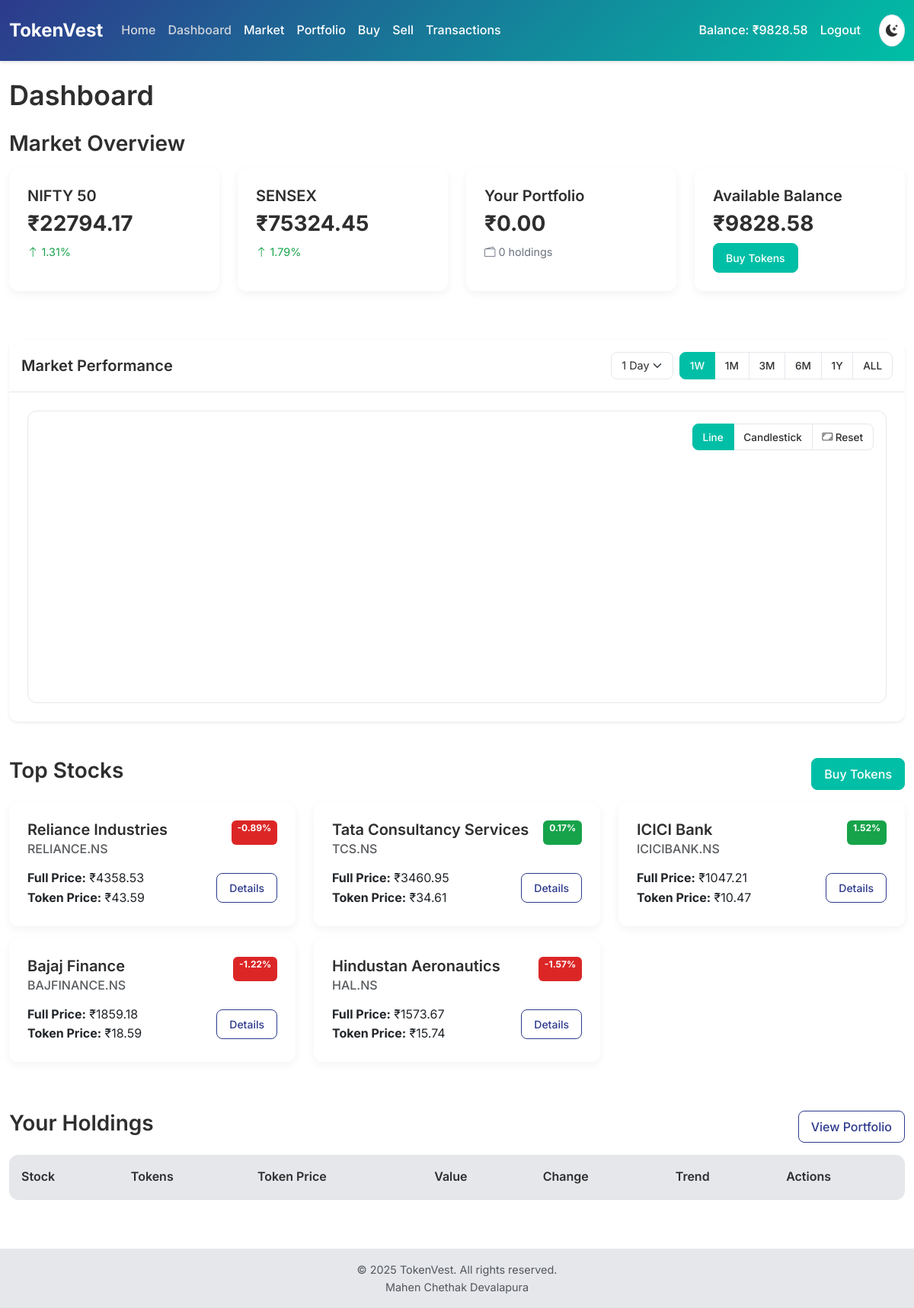
The page /dashboard (signed in) on the database its author committed.
### models.py (models this page shows, shortened)
class User(UserMixin, db.Model):
    id = db.Column(db.Integer, primary_key=True)
    name = db.Column(db.String(100), nullable=False)
    email = db.Column(db.String(100), unique=True, nullable=False, index=True)  # Added index for faster lookups
    password_hash = db.Column(db.String(256), nullable=False)  # Increased length for stronger hashing
    balance = db.Column(db.Float, default=10000.0, nullable=False)  # Starting with ₹10,000
    created_at = db.Column(db.DateTime, default=datetime.now, nullable=False)
    holdings = db.relationship('Holding', backref='user', lazy='dynamic')  # Changed to dynamic for query flexibility
    transactions = db.relationship('Transaction', backref='user', lazy='dynamic')

class Stock(db.Model):
    id = db.Column(db.Integer, primary_key=True)
    name = db.Column(db.String(100), nullable=False)
    symbol = db.Column(db.String(20), unique=True, nullable=False, index=True)  # Added index for faster lookups
    description = db.Column(db.Text, nullable=True)
    sector = db.Column(db.String(100), nullable=True)
    full_price = db.Column(db.Float, nullable=False)
    token_count = db.Column(db.Integer, nullable=False, default=100)  # Default to 100 tokens per share
    token_price = db.Column(db.Float, nullable=False)
    change_percent = db.Column(db.Float, default=0.0, nullable=False)
    last_updated = db.Column(db.DateTime, default=datetime.now, onupdate=datetime.now, nullable=False)
    is_active = db.Column(db.Boolean, default=True, nullable=False)  # Added to enable/disable stocks
    tokens = db.relationship('Token', backref='stock', lazy='dynamic')
    holdings = db.relationship('Holding', backref='stock', lazy='dynamic')
    transactions = db.relationship('Transaction', backref='stock', lazy='dynamic')

### app.py (the view)
@app.route('/dashboard')
@login_required
def dashboard():
    stocks = Stock.query.limit(10).all()
    user_holdings = Holding.query.filter_by(user_id=current_user.id).all()
    for stock in stocks:
        try:
            live_price = get_nse_stock_price(stock.symbol)
            stock.full_price = live_price['price']
            stock.change_percent = live_price['change_percent']
            stock.token_price = calculate_token_price(live_price['price'], stock.token_count)
        except Exception as e:
            print(f"Error updating price for {stock.symbol}: {e}")
    db.session.commit()
    try:
        nifty_data = get_nse_stock_price("^NSEI")
        sensex_data = get_nse_stock_price("^BSESN")
        market_data = {
            'nifty': nifty_data,
            'sensex': sensex_data
        }
    except Exception as e:
        print(f"Error fetching market data: {e}")
        market_data = {}
    portfolio_value = 0
    for holding in user_holdings:
        stock = Stock.query.get(holding.stock_id)
        portfolio_value += holding.token_quantity * stock.token_price
    return render_template('dashboard.html',
                          stocks=stocks,
                          holdings=user_holdings,
                          market_data=market_data,
                          portfolio_value=portfolio_value)

### templates/dashboard.html (shortened to what this page needs)
<!DOCTYPE html>
<html lang="en">
  <head>
    <link
      href="https://cdn.jsdelivr.net/npm/bootstrap@5.3.0-alpha1/dist/css/bootstrap.min.css"
      rel="stylesheet"
    />
    <link
      rel="stylesheet"
      href="https://cdn.jsdelivr.net/npm/bootstrap-icons@1.8.1/font/bootstrap-icons.css"
    />
    <link
      rel="stylesheet"
      href="https://cdnjs.cloudflare.com/ajax/libs/font-awesome/6.1.1/css/all.min.css"
    />
  </head>
  <body>
    <nav class="navbar navbar-expand-lg navbar-dark">
      <div class="container">
        <a class="navbar-brand" href="{{ url_for('index') }}">TokenVest</a>
        <div class="collapse navbar-collapse" id="navbarNav">
          <ul class="navbar-nav me-auto">
            <li class="nav-item">
              <a class="nav-link active" href="/">Home</a>
            </li>
            <li class="nav-item">
              <a class="nav-link active" href="{{ url_for('dashboard') }}"
                >Dashboard</a
              >
            </li>
            <li class="nav-item">
              <a class="nav-link" href="{{ url_for('market') }}">Market</a>
            </li>
            <li class="nav-item">
              <a class="nav-link" href="{{ url_for('portfolio') }}"
                >Portfolio</a
              >
            </li>
            <li class="nav-item">
              <a class="nav-link" href="{{ url_for('buy') }}">Buy</a>
            </li>
            <li class="nav-item">
              <a class="nav-link" href="{{ url_for('sell') }}">Sell</a>
            </li>
            <li class="nav-item">
              <a class="nav-link" href="{{ url_for('transactions') }}"
                >Transactions</a
              >
            </li>
          </ul>
          <div class="navbar-nav align-items-center">
            <span class="nav-item nav-link text-light"
              >Balance: ₹{{ "{:.2f}".format(current_user.balance) }}</span
            >
            <a class="nav-link" href="{{ url_for('logout') }}">Logout</a>
            <div class="theme-toggle">
              <button class="btn" id="themeToggle">
                <i class="bi bi-moon-stars-fill"></i>
              </button>
            </div>
          </div>
        </div>
      </div>
    </nav>
    <div class="container mt-4">
      <h1 class="mb-4 fade-in">Dashboard</h1>
      <section class="mb-5 fade-in">
        <h2 class="mb-3">Market Overview</h2>
        <div class="row">
          <div class="col-md-6 col-lg-3 mb-3">
            <div class="card h-100">
              <div class="card-body">
                <h5 class="card-title">NIFTY 50</h5>
                <h3>₹{{ "{:.2f}".format(market_data.nifty.price) }}</h3>
                <p
                  class="card-text {% if market_data.nifty.change_percent > 0 %}text-success{% else %}text-danger{% endif %}"
                >
                  <i
                    class="bi bi-arrow-{% if market_data.nifty.change_percent > 0 %}up{% else %}down{% endif %}"
                  ></i>
                  {{ "{:.2f}".format(market_data.nifty.change_percent) }}%
                </p>
              </div>
            </div>
          </div>
          <div class="col-md-6 col-lg-3 mb-3">
            <div class="card h-100">
              <div class="card-body">
                <h5 class="card-title">SENSEX</h5>
                <h3>₹{{ "{:.2f}".format(market_data.sensex.price) }}</h3>
                <p
                  class="card-text {% if market_data.sensex.change_percent > 0 %}text-success{% else %}text-danger{% endif %}"
                >
                  <i
                    class="bi bi-arrow-{% if market_data.sensex.change_percent > 0 %}up{% else %}down{% endif %}"
                  ></i>
                  {{ "{:.2f}".format(market_data.sensex.change_percent) }}%
                </p>
              </div>
            </div>
          </div>
          <div class="col-md-6 col-lg-3 mb-3">
            <div class="card h-100">
              <div class="card-body">
                <h5 class="card-title">Your Portfolio</h5>
                <h3>₹{{ "{:.2f}".format(portfolio_value) }}</h3>
                <p class="card-text">
                  <i class="bi bi-wallet2"></i> {{ holdings|length }} holdings
                </p>
              </div>
            </div>
          </div>
          <div class="col-md-6 col-lg-3 mb-3">
            <div class="card h-100">
              <div class="card-body">
                <h5 class="card-title">Available Balance</h5>
                <h3>₹{{ "{:.2f}".format(current_user.balance) }}</h3>
                <p class="card-text">
                  <a href="{{ url_for('buy') }}" class="btn btn-sm btn-accent"
                    >Buy Tokens</a
                  >
                </p>
              </div>
            </div>
          </div>
        </div>
      </section>
      <section class="mb-5 fade-in">
        <div class="card shadow-sm">
          <div
            class="card-header d-flex justify-content-between align-items-center"
          >
            <h5 class="mb-0">Market Performance</h5>
            <div class="d-flex gap-2 align-items-center">
              <select
                id="timeframeSelect"
                class="form-select form-select-sm"
                style="width: auto"
              >
                <option value="1D" selected>1 Day</option>
              </select>
              <div class="btn-group btn-group-sm" role="group">
                <button
                  type="button"
                  class="btn btn-outline-primary active"
                  data-range="1W"
                >
                  1W
                </button>
                <button
                  type="button"
                  class="btn btn-outline-primary"
                  data-range="1M"
                >
                  1M
                </button>
                <button
                  type="button"
                  class="btn btn-outline-primary"
                  data-range="3M"
                >
                  3M
                </button>
                <button
                  type="button"
                  class="btn btn-outline-primary"
                  data-range="6M"
                >
                  6M
                </button>
                <button
                  type="button"
                  class="btn btn-outline-primary"
                  data-range="1Y"
                >
                  1Y
                </button>
                <button
                  type="button"
                  class="btn btn-outline-primary"
                  data-range="ALL"
                >
                  ALL
                </button>
              </div>
            </div>
          </div>
          <div class="card-body">
            <div class="chart-container">
              <div class="chart-type-toggle">
                <div class="btn-group btn-group-sm">
                  <button
                    class="btn btn-outline-secondary active"
                    id="lineChartBtn"
                  >
                    Line
                  </button>
                  <button class="btn btn-outline-secondary" id="candleChartBtn">
                    Candlestick
                  </button>
                  <button class="btn btn-outline-secondary" id="resetZoomBtn">
                    <i class="bi bi-aspect-ratio"></i> Reset
                  </button>
                </div>
              </div>
              <div id="marketChart" style="height: 350px"></div>
            </div>
          </div>
        </div>
      </section>
      <section class="mb-5 fade-in">
        <div class="d-flex justify-content-between align-items-center mb-3">
          <h2>Top Stocks</h2>
          <a href="{{ url_for('buy') }}" class="btn btn-accent">Buy Tokens</a>
        </div>
        <div class="row">
          {% for stock in stocks %}
          <div class="col-md-6 col-lg-4 mb-3">
            <div class="card ticker-item h-100">
              <div class="card-body">
                <div class="d-flex justify-content-between">
                  <h5 class="card-title">{{ stock.name }}</h5>
                  <span
                    class="badge {% if stock.change_percent > 0 %}bg-success{% else %}bg-danger{% endif %}"
                    >{{ "{:.2f}".format(stock.change_percent) }}%</span
                  >
                </div>
                <h6 class="card-subtitle mb-2 text-muted">
                  {{ stock.symbol }}
                </h6>
                <div
                  class="d-flex justify-content-between align-items-center mt-3"
                >
                  <div>
                    <p class="mb-0">
                      <strong>Full Price:</strong> ₹{{
                      "{:.2f}".format(stock.full_price) }}
                    </p>
                    <p class="mb-0">
                      <strong>Token Price:</strong> ₹{{
                      "{:.2f}".format(stock.token_price) }}
                    </p>
                  </div>
                  <a
                    href="{{ url_for('stock_detail', symbol=stock.symbol) }}"
                    class="btn btn-sm btn-outline-primary"
                    >Details</a
                  >
                </div>
              </div>
            </div>
          </div>
          {% endfor %}
        </div>
      </section>
      <section class="fade-in">
        <div class="d-flex justify-content-between align-items-center mb-3">
          <h2>Your Holdings</h2>
          <a href="{{ url_for('portfolio') }}" class="btn btn-outline-primary"
            >View Portfolio</a
          >
        </div>
        <div class="table-responsive">
          <table class="table table-hover">
            <thead class="table-light">
              <tr>
                <th>Stock</th>
                <th>Tokens</th>
                <th>Token Price</th>
                <th>Value</th>
                <th>Change</th>
                <th>Trend</th>
                <th>Actions</th>
              </tr>
            </thead>
          </table>
        </div>
      </section>
    </div>
    <footer class="py-3 mt-5">
      <div class="container">
        <p class="text-center text-muted mb-0">
          © 2025 TokenVest. All rights reserved.
        </p>
        <p class="text-center text-muted mb-0">Mahen Chethak Devalapura</p>
      </div>
    </footer>
  </body>
</html>

### rows shown on the page
User: balance "9828.58"
Stock: name "Reliance Industries", change_percent "-0.89", symbol "RELIANCE.NS", full_price "4358.53", token_price "43.59"
Stock: name "Tata Consultancy Services", change_percent "0.17", symbol "TCS.NS", full_price "3460.95", token_price "34.61"
Stock: name "ICICI Bank", change_percent "1.52", symbol "ICICIBANK.NS", full_price "1047.21", token_price "10.47"
Stock: name "Bajaj Finance", change_percent "-1.22", symbol "BAJFINANCE.NS", full_price "1859.18", token_price "18.59"
Stock: name "Hindustan Aeronautics", change_percent "-1.57", symbol "HAL.NS", full_price "1573.67", token_price "15.74"

### other values the page prints
{{ "{:.2f}".format(market_data.nifty.price) }} "22794.17"
{{ "{:.2f}".format(market_data.nifty.change_percent) }} "1.31"
{{ "{:.2f}".format(market_data.sensex.price) }} "75324.45"
{{ "{:.2f}".format(market_data.sensex.change_percent) }} "1.79"
{{ "{:.2f}".format(portfolio_value) }} "0.00"
{{ holdings|length }} "0"
